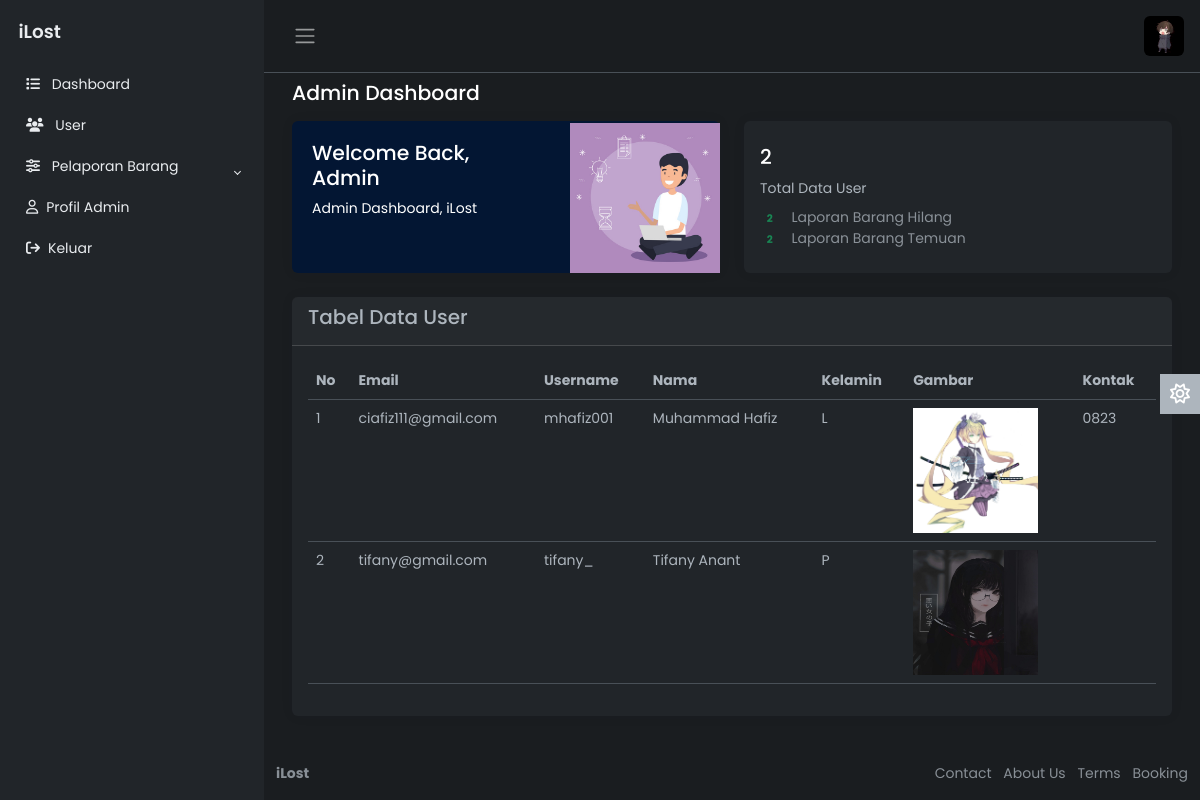
/admin/index.php (signed in), run on the app's committed database.
### tables this page shows
CREATE TABLE `user` (
  `email` varchar(40) NOT NULL,
  `username` varchar(40) DEFAULT NULL,
  `nama` varchar(45) DEFAULT NULL,
  `kelamin` char(1) DEFAULT NULL,
  `password` varchar(255) NOT NULL,
  `gambar` varchar(255) NOT NULL,
  `kontak` varchar(15) DEFAULT NULL
);

### admin/index.php (the view, shortened to what this page needs)
<?php include('config.php');
$querySelect = "SELECT * FROM user";
$resultSelect = mysqli_query($koneksi, $querySelect);
$totalDataUser = mysqli_num_rows($resultSelect);
$querySelect = "SELECT * FROM laporan WHERE kategori_laporan = 'Temuan'";
$resultSelect = mysqli_query($koneksi, $querySelect);
$totalDataTemuan = mysqli_num_rows($resultSelect);
$querySelect = "SELECT * FROM laporan WHERE kategori_laporan = 'Hilang'";
$resultSelect = mysqli_query($koneksi, $querySelect);
$totalDataHilang = mysqli_num_rows($resultSelect);
?>
<!DOCTYPE html>
<html lang="en" data-bs-theme="dark">
<head>
    <link rel="stylesheet" href="https://cdn.jsdelivr.net/npm/bootstrap@5.3.0-alpha2/dist/css/bootstrap.min.css">
    <link rel="stylesheet" href="css/style.css">
</head>
<body>
    <div class="wrapper">
        <?php include "../template/navbar-admin.php"; ?>
        <div class="main">
            <nav class="navbar navbar-expand px-3 border-bottom">
                <button class="btn" id="sidebar-toggle" type="button">
                    <span class="navbar-toggler-icon"></span>
                </button>
                <div class="navbar-collapse navbar">
                    <ul class="navbar-nav">
                        <li class="nav-item dropdown">
                            <a href="#" data-bs-toggle="dropdown" class="nav-icon pe-md-0">
                                <?php
                                $user_id = $_SESSION["admin"];
                                $select = mysqli_query($koneksi, "SELECT image FROM admin WHERE email = '$user_id'");
                                $fetch = null;
                                if (mysqli_num_rows($select) > 0) {
                                    $fetch = mysqli_fetch_assoc($select);
                                }
                                if ($fetch['image'] == null) {
                                    echo '<img src="image/default-avatar.png" class="avatar img-fluid rounded" alt="">';
                                } else {
                                    echo '<img src="uploaded_img/' . $fetch['image'] . '" class="avatar img-fluid rounded" alt="">';
                                }
                                ?>
                            </a>
                        </li>
                    </ul>
                </div>
            </nav>
            <main class="content px-3 py-2">
                <div class="container-fluid">
                    <div class="mb-3">
                        <h4>Admin Dashboard</h4>
                    </div>
                    <div class="row">
                        <div class="col-12 col-md-6 d-flex">
                            <div class="card flex-fill border-0 illustration">
                                <div class="card-body p-0 d-flex flex-fill">
                                    <div class="row g-0 w-100">
                                        <div class="col-6">
                                            <div class="p-3 m-1">
                                                <h4>Welcome Back, Admin</h4>
                                                <p class="mb-0">Admin Dashboard, iLost</p>
                                            </div>
                                        </div>
                                        <div class="col-6 align-self-end text-end">
                                            <img src="image/customer-support.jpg" class="img-fluid illustration-img"
                                                alt="">
                                        </div>
                                    </div>
                                </div>
                            </div>
                        </div>
                        <div class="col-12 col-md-6 d-flex">
                            <div class="card flex-fill border-0">
                                <div class="card-body py-4">
                                    <div class="d-flex align-items-start">
                                        <div class="flex-grow-1">
                                            <h4 class="mb-2">
                                                <?php echo $totalDataUser; ?>
                                            </h4>
                                            <p class="mb-2">
                                                Total Data User
                                            </p>
                                            <div class="mb-0">
                                                <span class="badge text-success me-2">
                                                    <?php echo $totalDataHilang; ?>
                                                </span>
                                                <span class="text-muted">
                                                    Laporan Barang Hilang
                                                </span>
                                            </div>
                                            <div class="mb-0">
                                                <span class="badge text-success me-2">
                                                    <?php echo $totalDataTemuan; ?>
                                                </span>
                                                <span class="text-muted">
                                                    Laporan Barang Temuan
                                                </span>
                                            </div>
                                        </div>
                                    </div>
                                </div>
                            </div>
                        </div>
                    </div>
                    <div class="card border-0">
                        <div class="card-header">
                            <h5 class="card-title">
                                Tabel Data User
                            </h5>
                        </div>
                        <div class="card-body">
                            <table class="table">
                                <thead>
                                    <tr>
                                        <th scope="col">No</th>
                                        <th scope="col">Email</th>
                                        <th scope="col">Username</th>
                                        <th scope="col">Nama</th>
                                        <th scope="col">Kelamin</th>
                                        <th scope="col">Gambar</th>
                                        <th scope="col">Kontak</th>
                                    </tr>
                                </thead>
                                <tbody>
                                    <?php
                                    $query = "SELECT * FROM user";
                                    $no = 1;
                                    $result = mysqli_query($koneksi, $query);
                                    while ($row = mysqli_fetch_assoc($result)) {
                                        echo "<tr>";
                                        echo "<td>" . $no . "</td>";
                                        echo "<td>" . $row['email'] . "</td>";
                                        echo "<td>" . $row['username'] . "</td>";
                                        echo "<td>" . $row['nama'] . "</td>";
                                        echo "<td>" . $row['kelamin'] . "</td>";
                                        echo "<td><img src='/" . basename(dirname(__DIR__)) . "/dist/img/users/" . $row['gambar'] . "' class='img-fluid ' style='width: 125px; height: 125px;' alt=''/></td>";
                                        echo "<td>" . $row['kontak'] . "</td>";
                                        echo "</tr>";
                                        $no++;
                                    }
                                    ?>
                                </tbody>
                            </table>
                        </div>
                    </div>
                </div>
            </main>
            <a href="#" class="theme-toggle">
                <i class="fa-regular fa-sun"></i>
            </a>
            <footer class="footer">
                <div class="container-fluid">
                    <div class="row text-muted">
                        <div class="col-6 text-start">
                            <p class="mb-0">
                                <a href="#" class="text-muted">
                                    <strong>iLost</strong>
                                </a>
                            </p>
                        </div>
                        <div class="col-6 text-end">
                            <ul class="list-inline">
                                <li class="list-inline-item">
                                    <a href="#" class="text-muted">Contact</a>
                                </li>
                                <li class="list-inline-item">
                                    <a href="#" class="text-muted">About Us</a>
                                </li>
                                <li class="list-inline-item">
                                    <a href="#" class="text-muted">Terms</a>
                                </li>
                                <li class="list-inline-item">
                                    <a href="#" class="text-muted">Booking</a>
                                </li>
                            </ul>
                        </div>
                    </div>
                </div>
            </footer>
        </div>
    </div>
</body>
</html>

### admin/css/style.css (style rules this page uses)
body { font-family: 'Poppins', sans-serif; font-size: 0.875rem; opacity: 1; overflow-y: scroll; margin: 0; }
a { cursor: pointer; text-decoration: none; font-family: 'Poppins', sans-serif; }
li { list-style: none; }
h4 { font-family: 'Poppins', sans-serif; font-size: 1.275rem; color: var(--bs-emphasis-color); }
.wrapper { align-items: stretch; display: flex; width: 100%; }
.main { display: flex; flex-direction: column; min-height: 100vh; min-width: 0; overflow: hidden; transition: all 0.35s ease-in-out; width: 100%; background: var(--bs-dark-bg-subtle); }
.avatar { height: 40px; width: 40px; }
.navbar-expand .navbar-nav { margin-left: auto; }
.content { flex: 1; max-width: 100vw; width: 100vw; }
@media (min-width:768px) { .content { max-width: auto; width: auto; } }
.card { box-shadow: 0 0 .875rem 0 rgba(34, 46, 60, .05); margin-bottom: 24px; }
.illustration { background-color: var(--bs-primary-bg-subtle); color: var(--bs-emphasis-color); }
.illustration-img { max-width: 150px; width: 100%; }
.theme-toggle { position: fixed; top: 50%; transform: translateY(-65%); text-align: center; z-index: 10; right: 0; left: auto; border: none; background-color: var(--bs-body-color); }
html[data-bs-theme="dark"] .theme-toggle .fa-sun, html[data-bs-theme="light"] .theme-toggle .fa-moon { cursor: pointer; padding: 10px; display: block; font-size: 1.25rem; color: #FFF; }

### data on the page
user: email "ciafiz111@gmail.com", username "mhafiz001", nama "Muhammad Hafiz", kelamin "L", gambar (picture), kontak "0823"
user: email "tifany@gmail.com", username "tifany_", nama "Tifany Anant", kelamin "P", gambar (picture)

### other printed values
$totalDataUser "2"
$totalDataHilang "2"
$totalDataTemuan "2"
